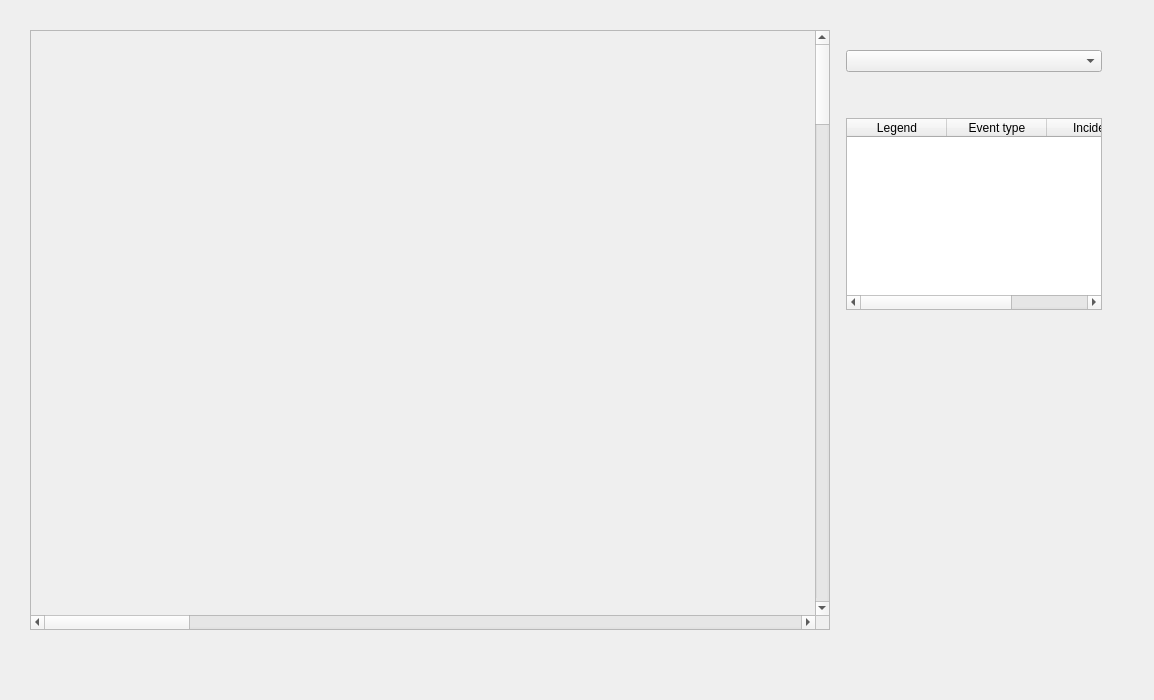
<?xml version="1.0" encoding="UTF-8"?>
<ui version="4.0">
 <class>SecondWindow</class>
 <widget class="QDialog" name="SecondWindow">
  <property name="geometry">
   <rect>
    <x>0</x>
    <y>0</y>
    <width>1154</width>
    <height>700</height>
   </rect>
  </property>
  <property name="minimumSize">
   <size>
    <width>1000</width>
    <height>700</height>
   </size>
  </property>
  <property name="baseSize">
   <size>
    <width>1000</width>
    <height>700</height>
   </size>
  </property>
  <property name="windowTitle">
   <string>Dialog</string>
  </property>
  <widget class="QWidget" name="horizontalLayoutWidget">
   <property name="geometry">
    <rect>
     <x>10</x>
     <y>10</y>
     <width>1300</width>
     <height>801</height>
    </rect>
   </property>
   <layout class="QHBoxLayout" name="horizontalLayout">
    <item>
     <spacer name="horizontalSpacer_2">
      <property name="orientation">
       <enum>Qt::Horizontal</enum>
      </property>
      <property name="sizeType">
       <enum>QSizePolicy::Minimum</enum>
      </property>
      <property name="sizeHint" stdset="0">
       <size>
        <width>20</width>
        <height>20</height>
       </size>
      </property>
     </spacer>
    </item>
    <item>
     <layout class="QVBoxLayout" name="verticalLayout">
      <item>
       <spacer name="verticalSpacer_4">
        <property name="orientation">
         <enum>Qt::Vertical</enum>
        </property>
        <property name="sizeType">
         <enum>QSizePolicy::Minimum</enum>
        </property>
        <property name="sizeHint" stdset="0">
         <size>
          <width>20</width>
          <height>20</height>
         </size>
        </property>
       </spacer>
      </item>
      <item>
       <widget class="QScrollArea" name="scrollArea">
        <property name="sizePolicy">
         <sizepolicy hsizetype="Minimum" vsizetype="Minimum">
          <horstretch>0</horstretch>
          <verstretch>0</verstretch>
         </sizepolicy>
        </property>
        <property name="minimumSize">
         <size>
          <width>800</width>
          <height>600</height>
         </size>
        </property>
        <property name="baseSize">
         <size>
          <width>800</width>
          <height>600</height>
         </size>
        </property>
        <property name="horizontalScrollBarPolicy">
         <enum>Qt::ScrollBarAlwaysOn</enum>
        </property>
        <property name="widgetResizable">
         <bool>true</bool>
        </property>
        <widget class="MyWid" name="scrollAreaWidgetContents_2">
         <property name="geometry">
          <rect>
           <x>0</x>
           <y>0</y>
           <width>22500</width>
           <height>22500</height>
          </rect>
         </property>
         <property name="minimumSize">
          <size>
           <width>22500</width>
           <height>22500</height>
          </size>
         </property>
         <property name="baseSize">
          <size>
           <width>22500</width>
           <height>22500</height>
          </size>
         </property>
        </widget>
       </widget>
      </item>
      <item>
       <spacer name="verticalSpacer">
        <property name="orientation">
         <enum>Qt::Vertical</enum>
        </property>
        <property name="sizeType">
         <enum>QSizePolicy::Expanding</enum>
        </property>
        <property name="sizeHint" stdset="0">
         <size>
          <width>20</width>
          <height>20</height>
         </size>
        </property>
       </spacer>
      </item>
     </layout>
    </item>
    <item>
     <spacer name="horizontalSpacer">
      <property name="orientation">
       <enum>Qt::Horizontal</enum>
      </property>
      <property name="sizeType">
       <enum>QSizePolicy::Minimum</enum>
      </property>
      <property name="sizeHint" stdset="0">
       <size>
        <width>10</width>
        <height>0</height>
       </size>
      </property>
     </spacer>
    </item>
    <item>
     <layout class="QVBoxLayout" name="verticalLayout_2">
      <item>
       <spacer name="verticalSpacer_5">
        <property name="orientation">
         <enum>Qt::Vertical</enum>
        </property>
        <property name="sizeType">
         <enum>QSizePolicy::Minimum</enum>
        </property>
        <property name="sizeHint" stdset="0">
         <size>
          <width>20</width>
          <height>40</height>
         </size>
        </property>
       </spacer>
      </item>
      <item>
       <widget class="QComboBox" name="comboBox"/>
      </item>
      <item>
       <spacer name="verticalSpacer_3">
        <property name="orientation">
         <enum>Qt::Vertical</enum>
        </property>
        <property name="sizeType">
         <enum>QSizePolicy::Minimum</enum>
        </property>
        <property name="sizeHint" stdset="0">
         <size>
          <width>20</width>
          <height>40</height>
         </size>
        </property>
       </spacer>
      </item>
      <item>
       <widget class="QTableWidget" name="tableWidget">
        <property name="sizePolicy">
         <sizepolicy hsizetype="Expanding" vsizetype="Fixed">
          <horstretch>0</horstretch>
          <verstretch>0</verstretch>
         </sizepolicy>
        </property>
        <property name="minimumSize">
         <size>
          <width>100</width>
          <height>90</height>
         </size>
        </property>
        <property name="baseSize">
         <size>
          <width>100</width>
          <height>90</height>
         </size>
        </property>
        <column>
         <property name="text">
          <string>Legend</string>
         </property>
        </column>
        <column>
         <property name="text">
          <string>Event type</string>
         </property>
        </column>
        <column>
         <property name="text">
          <string>Incidents</string>
         </property>
        </column>
       </widget>
      </item>
      <item>
       <spacer name="verticalSpacer_2">
        <property name="orientation">
         <enum>Qt::Vertical</enum>
        </property>
        <property name="sizeType">
         <enum>QSizePolicy::Expanding</enum>
        </property>
        <property name="sizeHint" stdset="0">
         <size>
          <width>20</width>
          <height>40</height>
         </size>
        </property>
       </spacer>
      </item>
     </layout>
    </item>
    <item>
     <spacer name="horizontalSpacer_3">
      <property name="orientation">
       <enum>Qt::Horizontal</enum>
      </property>
      <property name="sizeHint" stdset="0">
       <size>
        <width>40</width>
        <height>20</height>
       </size>
      </property>
     </spacer>
    </item>
   </layout>
  </widget>
 </widget>
 <customwidgets>
  <customwidget>
   <class>MyWid</class>
   <extends>QWidget</extends>
   <header>mywid.h</header>
   <container>1</container>
  </customwidget>
 </customwidgets>
 <resources/>
 <connections/>
</ui>
